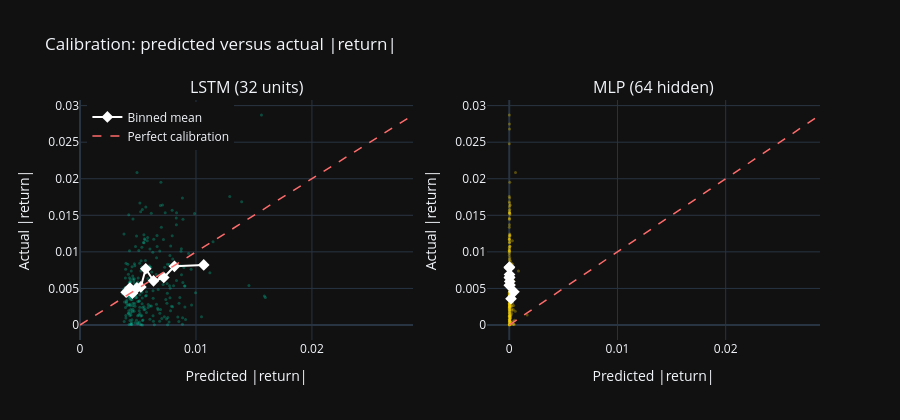

The code cell stored with this chart in its notebook:
### Markdown cell above
### Forecast calibration

A calibration plot asks a question RMSE cannot: across the range of
predictions, are they right on average? Perfect calibration puts every
point on the 45° line, where predicted equals actual.

The binned means matter more than the scatter. Individual daily points are
dominated by noise, but if the binned average sits below the diagonal at
high predicted values, the model systematically overforecasts large
moves, and vice versa. The fitted slope summarises this: a slope below 1
indicates the forecasts are too spread out relative to reality
(overconfident), while a slope above 1 indicates they are too compressed.

### Code cell
def calibration_data(forecast, actual_vals, n_bins=10):
    """Bin forecasts into quantiles and return per-bin means plus OLS slope."""
    bins = pd.qcut(forecast, n_bins, labels=False, duplicates='drop')
    binned = pd.DataFrame({'pred': forecast, 'act': actual_vals, 'bin': bins})
    grouped = binned.groupby('bin', observed=True).mean()
    slope, intercept, r_val, _, _ = stats.linregress(forecast, actual_vals)
    return grouped['pred'].values, grouped['act'].values, slope, intercept, r_val


fig = make_subplots(rows=1, cols=2,
                    subplot_titles=(f'LSTM ({LSTM_UNITS} units)',
                                    f'MLP ({MLP_HIDDEN} hidden)'))

cal_summary = {}
for col, (fc, label, colour) in enumerate([
    (lstm_forecasts, 'LSTM', '#00d4aa'),
    (mlp_forecasts,  'MLP',  '#ffd700'),
], start=1):
    bp, ba, slope, intercept, r_val = calibration_data(fc, actual)
    cal_summary[label] = {'slope': slope, 'intercept': intercept, 'r': r_val}

    # Raw scatter
    fig.add_trace(go.Scatter(
        x=fc, y=actual, mode='markers',
        marker=dict(color=colour, size=3, opacity=0.3),
        name=f'{label} daily', showlegend=False,
    ), row=1, col=col)

    # Binned means
    fig.add_trace(go.Scatter(
        x=bp, y=ba, mode='markers+lines',
        marker=dict(color='white', size=9, symbol='diamond'),
        line=dict(color='white', width=2),
        name='Binned mean', showlegend=(col == 1),
    ), row=1, col=col)

    # 45-degree reference
    lim = max(fc.max(), actual.max())
    fig.add_trace(go.Scatter(
        x=[0, lim], y=[0, lim], mode='lines',
        line=dict(color='#ff6b6b', dash='dash', width=1.5),
        name='Perfect calibration', showlegend=(col == 1),
    ), row=1, col=col)

fig.update_layout(
    template='plotly_dark', height=420,
    title_text='Calibration: predicted versus actual |return|',
    legend=dict(yanchor='top', y=0.99, xanchor='left', x=0.01),
)
fig.update_xaxes(title_text='Predicted |return|')
fig.update_yaxes(title_text='Actual |return|')
fig.show()

cal_lines = []
for label, s in cal_summary.items():
    direction = (
        'forecasts are too dispersed relative to realised values'
        if s['slope'] < 0.9 else
        'forecasts are too compressed relative to realised values'
        if s['slope'] > 1.1 else
        'calibration is close to proportional'
    )
    cal_lines.append(
        f"- **{label}**: slope {s['slope']:.3f}, intercept {s['intercept']:.6f}, "
        f"r = {s['r']:.3f}. {direction.capitalize()}."
    )

display(Markdown(
    'Fitted calibration lines:\n\n' + '\n'.join(cal_lines) +
    '\n\nA slope near 1 with a small intercept indicates proportional '
    'forecasts. Systematic departure from the diagonal is a bias the metric '
    'totals do not reveal.'
))

### Figure 1 — Plotly figure (JSON) as saved in the notebook; plotly's stock layout.template omitted (floating-point values rounded to 4 significant figures; data arrays with more than 128 entries replaced by an {"elided": "..."} marker saying what was removed)
{"data": [{"marker": {"color": "#00d4aa", "opacity": 0.3, "size": 3}, "mode": "markers", "name": "LSTM daily", "showlegend": false, "type": "scatter", "x": {"elided": "252 float values"}, "xaxis": "x", "y": {"elided": "252 float values"}, "yaxis": "y"}, {"line": {"color": "white", "width": 2}, "marker": {"color": "white", "size": 9, "symbol": "diamond"}, "mode": "markers+lines", "name": "Binned mean", "showlegend": true, "type": "scatter", "x": [0.00398, 0.004305, 0.004523, 0.004905, 0.005247, 0.005667, 0.00634, 0.007223, 0.008143, 0.01067], "xaxis": "x", "y": [0.00448, 0.005061, 0.004347, 0.00507, 0.005206, 0.007692, 0.006048, 0.006495, 0.008026, 0.008213], "yaxis": "y"}, {"line": {"color": "#ff6b6b", "dash": "dash", "width": 1.5}, "mode": "lines", "name": "Perfect calibration", "showlegend": true, "type": "scatter", "x": [0, 0.02871], "xaxis": "x", "y": [0, 0.02871], "yaxis": "y"}, {"marker": {"color": "#ffd700", "opacity": 0.3, "size": 3}, "mode": "markers", "name": "MLP daily", "showlegend": false, "type": "scatter", "x": {"elided": "252 float values"}, "xaxis": "x2", "y": {"elided": "252 float values"}, "yaxis": "y2"}, {"line": {"color": "white", "width": 2}, "marker": {"color": "white", "size": 9, "symbol": "diamond"}, "mode": "markers+lines", "name": "Binned mean", "showlegend": false, "type": "scatter", "x": [1.88e-06, 6.19e-06, 1.17e-05, 1.776e-05, 2.668e-05, 3.542e-05, 4.797e-05, 7.118e-05, 0.000164, 0.0004273], "xaxis": "x2", "y": [0.007839, 0.005431, 0.006472, 0.007918, 0.006892, 0.00654, 0.005956, 0.005467, 0.003595, 0.004542], "yaxis": "y2"}, {"line": {"color": "#ff6b6b", "dash": "dash", "width": 1.5}, "mode": "lines", "name": "Perfect calibration", "showlegend": false, "type": "scatter", "x": [0, 0.02871], "xaxis": "x2", "y": [0, 0.02871], "yaxis": "y2"}], "layout": {"annotations": [{"font": {"size": 16}, "showarrow": false, "text": "LSTM (32 units)", "x": 0.225, "xanchor": "center", "xref": "paper", "y": 1, "yanchor": "bottom", "yref": "paper"}, {"font": {"size": 16}, "showarrow": false, "text": "MLP (64 hidden)", "x": 0.775, "xanchor": "center", "xref": "paper", "y": 1, "yanchor": "bottom", "yref": "paper"}], "height": 420, "legend": {"x": 0.01, "xanchor": "left", "y": 0.99, "yanchor": "top"}, "title": {"text": "Calibration: predicted versus actual |return|"}, "xaxis": {"anchor": "y", "domain": [0, 0.45], "title": {"text": "Predicted |return|"}}, "xaxis2": {"anchor": "y2", "domain": [0.55, 1], "title": {"text": "Predicted |return|"}}, "yaxis": {"anchor": "x", "domain": [0, 1], "title": {"text": "Actual |return|"}}, "yaxis2": {"anchor": "x2", "domain": [0, 1], "title": {"text": "Actual |return|"}}}}
